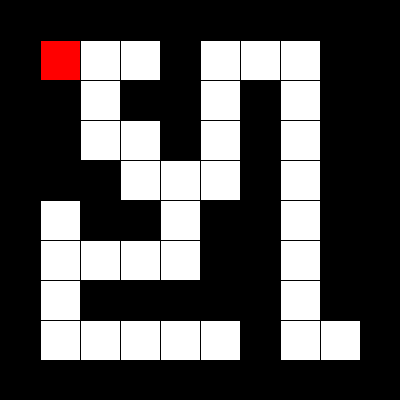
Frame 1 (no input)
Frame 60 (the mouse pressed at the canvas centre just before this capture): identical to frame 1, image omitted
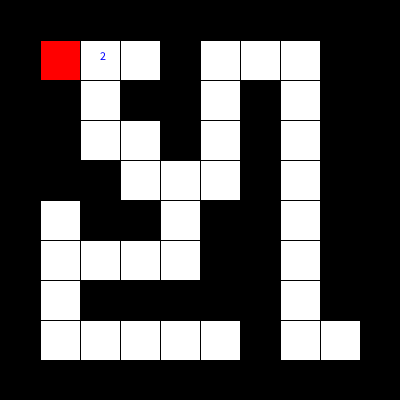
Frame 120 (the mouse held since frame 60 and released just before this capture)

The Processing sketch that drew these frames (run headless with seeded random() and noise(); from frame 60 on, the mouse is pressed at the canvas centre):

// Processing sketch: week15_7_maze_DFS_visited_step_mousePressed_move
// ── week15_7_maze_DFS_visited_step_mousePressed_move.pde
//week15_7_maze_DFS_visited_step_mousePressed_move
int [][] maze = {
  {1,1,1,1,1,1,1,1,1,1},
  {1,0,0,0,1,0,0,0,1,1},
  {1,1,0,1,1,0,1,0,1,1},
  {1,1,0,0,1,0,1,0,1,1},
  {1,1,1,0,0,0,1,0,1,1},
  {1,0,1,1,0,1,1,0,1,1},
  {1,0,0,0,0,1,1,0,1,1},
  {1,0,1,1,1,1,1,0,1,1},
  {1,0,0,0,0,0,1,0,0,1},
  {1,1,1,1,1,1,1,1,1,1},
};
int [][] visited = new int[10][10];
int startI = 1, startJ = 1, I=1, J=1, step=1;
void setup(){
  size(400,400);
}
void draw(){
  for(int i=0; i<maze.length; i++){
    for(int j=0; j<maze[0].length; j++){
      if(maze[i][j]==1) fill(0);
      else fill(255);
      rect(j*40, i*40, 40, 40);
    }
  }
  fill(255,0,0);
  rect(startJ*40,startI*40,40,40);
  for(int i=0; i<maze.length; i++){
    for(int j=0; j<maze[0].length; j++){
      if(visited[i][j]>0){
        fill(0,0,255);
        text(""+visited[i][j], j*40+20, i*40+20);
      }
    }
  }
}
void mousePressed(){
  if(maze[I+J][J]==0){
    I = I+1;
    visited[I][J] = ++step;
  } else if(maze[I][J]==0){
    J = J+1;
    visited[I][J] = ++step;
  }
}
